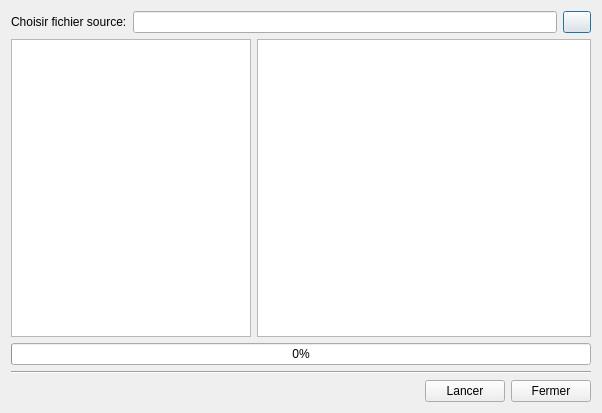
<?xml version="1.0" encoding="UTF-8"?>
<ui version="4.0">
 <class>Dialog</class>
 <widget class="QDialog" name="Dialog">
  <property name="geometry">
   <rect>
    <x>0</x>
    <y>0</y>
    <width>602</width>
    <height>413</height>
   </rect>
  </property>
  <property name="windowTitle">
   <string>Importer Données</string>
  </property>
  <property name="windowIcon">
   <iconset resource="../icons.qrc">
    <normaloff>:/std/icone/database-import-icon.png</normaloff>:/std/icone/database-import-icon.png</iconset>
  </property>
  <layout class="QVBoxLayout" name="verticalLayout">
   <item>
    <layout class="QHBoxLayout" name="horizontalLayout_2">
     <item>
      <widget class="QLabel" name="labelText">
       <property name="text">
        <string>Choisir fichier source:</string>
       </property>
      </widget>
     </item>
     <item>
      <widget class="QLineEdit" name="labelFilename"/>
     </item>
     <item>
      <widget class="QPushButton" name="pushButtonParcourir">
       <property name="maximumSize">
        <size>
         <width>28</width>
         <height>16777215</height>
        </size>
       </property>
       <property name="text">
        <string/>
       </property>
       <property name="icon">
        <iconset resource="../icons.qrc">
         <normaloff>:/std/icone/if_folder_horizontal_open_11903.png</normaloff>:/std/icone/if_folder_horizontal_open_11903.png</iconset>
       </property>
      </widget>
     </item>
    </layout>
   </item>
   <item>
    <layout class="QHBoxLayout" name="horizontalLayout_3">
     <item>
      <widget class="QListWidget" name="listWidgetSteps">
       <property name="maximumSize">
        <size>
         <width>240</width>
         <height>16777215</height>
        </size>
       </property>
       <property name="alternatingRowColors">
        <bool>true</bool>
       </property>
      </widget>
     </item>
     <item>
      <widget class="QListWidget" name="listWidget">
       <property name="alternatingRowColors">
        <bool>true</bool>
       </property>
      </widget>
     </item>
    </layout>
   </item>
   <item>
    <widget class="QProgressBar" name="progressBar">
     <property name="value">
      <number>0</number>
     </property>
    </widget>
   </item>
   <item>
    <widget class="Line" name="line">
     <property name="orientation">
      <enum>Qt::Horizontal</enum>
     </property>
    </widget>
   </item>
   <item>
    <layout class="QHBoxLayout" name="horizontalLayout">
     <item>
      <spacer name="horizontalSpacer">
       <property name="orientation">
        <enum>Qt::Horizontal</enum>
       </property>
       <property name="sizeHint" stdset="0">
        <size>
         <width>40</width>
         <height>20</height>
        </size>
       </property>
      </spacer>
     </item>
     <item>
      <widget class="QPushButton" name="pushButtonLancer">
       <property name="text">
        <string>Lancer</string>
       </property>
      </widget>
     </item>
     <item>
      <widget class="QPushButton" name="pushButtonAnnuler">
       <property name="text">
        <string>Fermer</string>
       </property>
      </widget>
     </item>
    </layout>
   </item>
  </layout>
 </widget>
 <resources>
  <include location="../icons.qrc"/>
 </resources>
 <connections/>
</ui>
